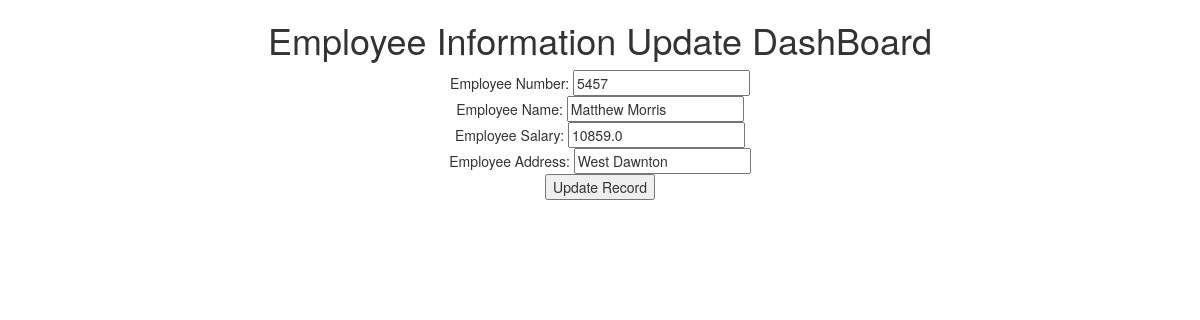
Screenshot of /update/2 with the database file from the repository.
### testapp/models.py (models this page shows)
class Employee(models.Model):
    eno = models.IntegerField()
    ename = models.CharField(max_length=64)
    esal = models.FloatField()
    eaddr = models.CharField(max_length=256)

### testapp/views.py (the view)
# urls.py: path('update/<int:id>', views.update_view ,name="update_view"),
def update_view(request,id):
    employee = Employee.objects.get(id=id)
    if request.method == 'POST':
        form = EmployeeForm(request.POST,instance=employee)
        if form.is_valid():
            form.save()
        return redirect('/')
    return render(request, 'testapp/update.html',{'employee':employee})

### templates/testapp/update.html (shortened to what this page needs)
<!DOCTYPE html>
{%extends 'testapp/base.html'%}
        {%block body_block%}
        <h1>Employee Information Update DashBoard</h1>
        <form action="" method="post">
            Employee Number: <input type="text" name="eno" value="{{employee.eno}}"><br>
            Employee Name: <input type="text" name="ename" value="{{employee.ename}}"><br>
            Employee Salary: <input type="text" name="esal" value="{{employee.esal}}"><br>
            Employee Address: <input type="text" name="eaddr" value="{{employee.eaddr}}"><br>
            <input type="submit" name="" value="Update Record">
        </form>
        {%endblock%}

### rows the page displays
Employee: eno "5457", ename "Matthew Morris", esal "10859.0", eaddr "West Dawnton"
